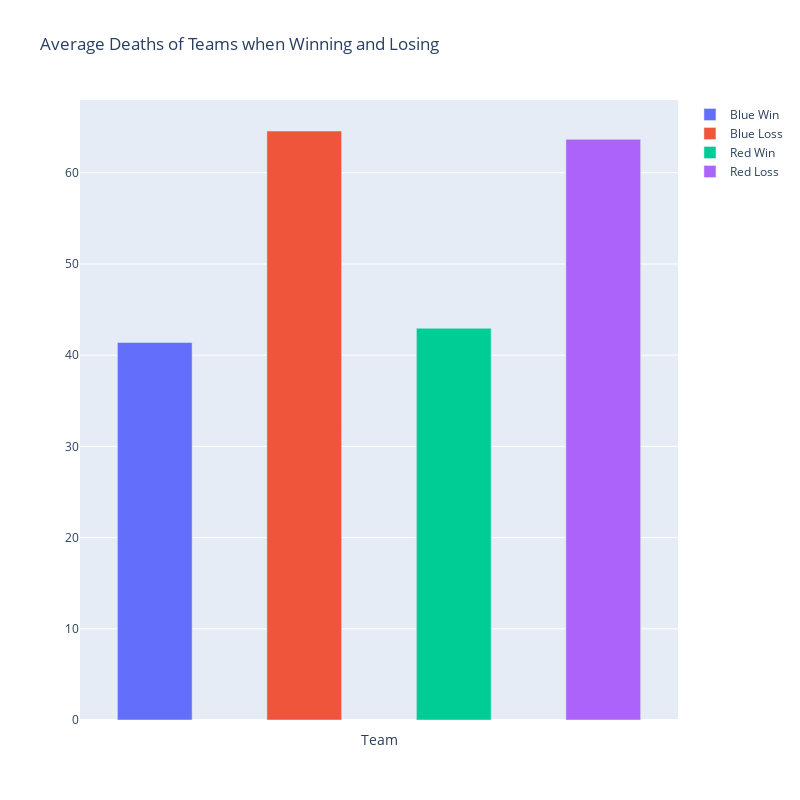

The notebook cell saved with this chart:
### Markdown cell above
## AVERAGE DEATHS OF TEAMS WHEN LOOSING AND WINNING

### Code cell
new_df['blue_death_by_timeline'] = new_df.loc[:,['death_1', 'death_2', 'death_3', 'death_4', 'death_5']].sum(axis=1)
new_df['red_death_by_timeline'] = new_df.loc[:,['death_6', 'death_7', 'death_8', 'death_9', 'death_10']].sum(axis=1)

blue_win = new_df[new_df['who_win'] == 'Blue']
red_win = new_df[new_df['who_win'] == 'Red']


fig = go.Figure(data=[
    go.Bar(name='Blue Win', x=[0], y=[np.mean(blue_win['blue_death_by_timeline'])], width=0.5),
    go.Bar(name='Blue Loss', x=[1], y=[np.mean(red_win['blue_death_by_timeline'])], width=0.5),
    go.Bar(name='Red Win', x=[2], y=[np.mean(red_win['red_death_by_timeline'])], width=0.5),
    go.Bar(name='Red Loss', x=[3], y=[np.mean(blue_win['red_death_by_timeline'])], width=0.5)
])

fig.update_layout(
    title='Average Deaths of Teams when Winning and Losing',
    height=800,
    width=800,
    xaxis=dict(
        tickvals=[i for i in range(4)],
        ticktext=[i for i in ['Blue Win', 'Blue Loss', 'Red Win', 'Red Loss']],
        showticklabels=False,
        title='Team'
    ),
)

iplot(fig)

### Figure 1 — Plotly figure (JSON) as saved in the notebook; plotly's stock layout.template omitted (floating-point values rounded to 4 significant figures)
{"data": [{"name": "Blue Win", "type": "bar", "width": 0.5, "x": [0], "y": [41.39]}, {"name": "Blue Loss", "type": "bar", "width": 0.5, "x": [1], "y": [64.58]}, {"name": "Red Win", "type": "bar", "width": 0.5, "x": [2], "y": [42.95]}, {"name": "Red Loss", "type": "bar", "width": 0.5, "x": [3], "y": [63.66]}], "layout": {"height": 800, "title": {"text": "Average Deaths of Teams when Winning and Losing"}, "width": 800, "xaxis": {"showticklabels": false, "ticktext": ["Blue Win", "Blue Loss", "Red Win", "Red Loss"], "tickvals": [0, 1, 2, 3], "title": {"text": "Team"}}}}
